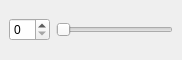
<?xml version="1.0" encoding="UTF-8"?>
<ui version="4.0">
 <class>MainWindow</class>
 <widget class="QMainWindow" name="MainWindow">
  <property name="geometry">
   <rect>
    <x>0</x>
    <y>0</y>
    <width>182</width>
    <height>60</height>
   </rect>
  </property>
  <property name="windowTitle">
   <string>Slider</string>
  </property>
  <widget class="QWidget" name="centralwidget">
   <layout class="QHBoxLayout" name="horizontalLayout">
    <item>
     <widget class="QSpinBox" name="spinBox"/>
    </item>
    <item>
     <widget class="QSlider" name="horizontalSlider">
      <property name="orientation">
       <enum>Qt::Horizontal</enum>
      </property>
     </widget>
    </item>
   </layout>
  </widget>
 </widget>
 <resources/>
 <connections/>
</ui>
